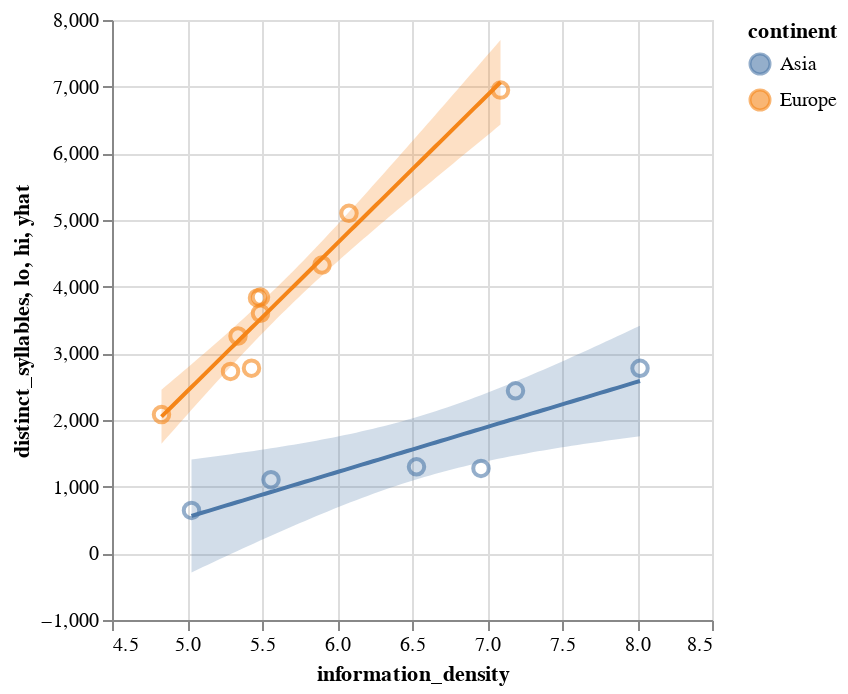

Notebook cell for this chart:
### Code cell
import numpy as np, pandas as pd, altair as alt
import statsmodels.api as sm

x, y, g = "information_density", "distinct_syllables", "continent"
df = languages.query("iso_lang != 'FRA'")[["language", x, y, g]].dropna()

pred = []
for k, d in df.groupby(g):
    X = sm.add_constant(d[x])
    m = sm.OLS(d[y], X).fit()
    grid = np.linspace(d[x].min(), d[x].max(), 80)
    pr = m.get_prediction(sm.add_constant(grid)).summary_frame(alpha=0.05)
    pred.append(pd.DataFrame({x:grid, g:k, "yhat":pr["mean"], "lo":pr["mean_ci_lower"], "hi":pr["mean_ci_upper"]}))
pred = pd.concat(pred, ignore_index=True)

points = alt.Chart(df).mark_point(size=60, opacity=0.6).encode(
    x=alt.X(f"{x}:Q", scale=alt.Scale(zero=False)),
    y=alt.Y(f"{y}:Q", scale=alt.Scale(zero=False)),
    color=f"{g}:N",
    tooltip=[f"{g}:N", "language:N", f"{x}:Q", f"{y}:Q"]
)

band = alt.Chart(pred).mark_area(opacity=0.25).encode(
    x=f"{x}:Q", y="lo:Q", y2="hi:Q", color=f"{g}:N"
)

line = alt.Chart(pred).mark_line().encode(
    x=f"{x}:Q", y="yhat:Q", color=f"{g}:N"
)

plot_A=points + band + line
plot_A

### Figure 1 — Vega-Lite specification as saved in the notebook (floating-point values rounded to 4 significant figures; data arrays with more than 128 entries replaced by an {"elided": "..."} marker saying what was removed)
{"$schema": "https://vega.github.io/schema/vega-lite/v5.20.1.json", "config": {"view": {"continuousHeight": 300, "continuousWidth": 300}}, "datasets": {"data-6ff0b0644da0c11a72053c6726ba7fba": {"elided": "160 records"}, "data-ccab22f1c5067066db97431847bd971f": [{"continent": "Europe", "distinct_syllables": 3600, "information_density": 5.49, "language": "Catalan"}, {"continent": "Asia", "distinct_syllables": 1274, "information_density": 6.96, "language": "Mandarin"}, {"continent": "Europe", "distinct_syllables": 5100, "information_density": 6.08, "language": "German"}, {"continent": "Europe", "distinct_syllables": 6949, "information_density": 7.09, "language": "English"}, {"continent": "Europe", "distinct_syllables": 2082, "information_density": 4.83, "language": "Basque"}, {"continent": "Europe", "distinct_syllables": 3844, "information_density": 5.49, "language": "Finnish"}, {"continent": "Europe", "distinct_syllables": 4325, "information_density": 5.9, "language": "Hungarian"}, {"continent": "Europe", "distinct_syllables": 2729, "information_density": 5.29, "language": "Italian"}, {"continent": "Asia", "distinct_syllables": 643, "information_density": 5.03, "language": "Japanese"}, {"continent": "Asia", "distinct_syllables": 1104, "information_density": 5.56, "language": "Korean"}, {"continent": "Europe", "distinct_syllables": 2778, "information_density": 5.43, "language": "Spanish"}, {"continent": "Europe", "distinct_syllables": 3831, "information_density": 5.47, "language": "Serbian"}, {"continent": "Asia", "distinct_syllables": 2438, "information_density": 7.19, "language": "Thai"}, {"continent": "Europe", "distinct_syllables": 3260, "information_density": 5.34, "language": "Turkish"}, {"continent": "Asia", "distinct_syllables": 2776, "information_density": 8.02, "language": "Vietnamese"}, {"continent": "Asia", "distinct_syllables": 1298, "information_density": 6.53, "language": "Cantonese"}]}, "layer": [{"data": {"name": "data-ccab22f1c5067066db97431847bd971f"}, "encoding": {"color": {"field": "continent", "type": "nominal"}, "tooltip": [{"field": "continent", "type": "nominal"}, {"field": "language", "type": "nominal"}, {"field": "information_density", "type": "quantitative"}, {"field": "distinct_syllables", "type": "quantitative"}], "x": {"field": "information_density", "scale": {"zero": false}, "type": "quantitative"}, "y": {"field": "distinct_syllables", "scale": {"zero": false}, "type": "quantitative"}}, "mark": {"opacity": 0.6, "size": 60, "type": "point"}}, {"data": {"name": "data-6ff0b0644da0c11a72053c6726ba7fba"}, "encoding": {"color": {"field": "continent", "type": "nominal"}, "x": {"field": "information_density", "type": "quantitative"}, "y": {"field": "lo", "type": "quantitative"}, "y2": {"field": "hi"}}, "mark": {"opacity": 0.25, "type": "area"}}, {"data": {"name": "data-6ff0b0644da0c11a72053c6726ba7fba"}, "encoding": {"color": {"field": "continent", "type": "nominal"}, "x": {"field": "information_density", "type": "quantitative"}, "y": {"field": "yhat", "type": "quantitative"}}, "mark": {"type": "line"}}]}
